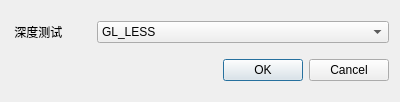
<?xml version="1.0" encoding="UTF-8"?>
<ui version="4.0">
 <class>DepthTestDialog</class>
 <widget class="QDialog" name="DepthTestDialog">
  <property name="geometry">
   <rect>
    <x>0</x>
    <y>0</y>
    <width>400</width>
    <height>102</height>
   </rect>
  </property>
  <property name="windowTitle">
   <string>Dialog</string>
  </property>
  <layout class="QVBoxLayout" name="verticalLayout">
   <item>
    <layout class="QHBoxLayout" name="horizontalLayout">
     <item>
      <widget class="QLabel" name="label">
       <property name="maximumSize">
        <size>
         <width>80</width>
         <height>16777215</height>
        </size>
       </property>
       <property name="text">
        <string> 深度测试</string>
       </property>
      </widget>
     </item>
     <item>
      <widget class="QComboBox" name="comboBox">
       <item>
        <property name="text">
         <string>GL_LESS</string>
        </property>
       </item>
       <item>
        <property name="text">
         <string>GL_ALWAYS</string>
        </property>
       </item>
       <item>
        <property name="text">
         <string>GL_GREATER</string>
        </property>
       </item>
       <item>
        <property name="text">
         <string>GL_EQUAL</string>
        </property>
       </item>
      </widget>
     </item>
    </layout>
   </item>
   <item>
    <widget class="QDialogButtonBox" name="buttonBox">
     <property name="orientation">
      <enum>Qt::Horizontal</enum>
     </property>
     <property name="standardButtons">
      <set>QDialogButtonBox::Cancel|QDialogButtonBox::Ok</set>
     </property>
    </widget>
   </item>
  </layout>
 </widget>
 <resources/>
 <connections>
  <connection>
   <sender>buttonBox</sender>
   <signal>accepted()</signal>
   <receiver>DepthTestDialog</receiver>
   <slot>accept()</slot>
   <hints>
    <hint type="sourcelabel">
     <x>260</x>
     <y>97</y>
    </hint>
    <hint type="destinationlabel">
     <x>157</x>
     <y>274</y>
    </hint>
   </hints>
  </connection>
  <connection>
   <sender>buttonBox</sender>
   <signal>rejected()</signal>
   <receiver>DepthTestDialog</receiver>
   <slot>reject()</slot>
   <hints>
    <hint type="sourcelabel">
     <x>328</x>
     <y>97</y>
    </hint>
    <hint type="destinationlabel">
     <x>286</x>
     <y>274</y>
    </hint>
   </hints>
  </connection>
 </connections>
 <slots>
  <slot>slotEnvSettingChang(int)</slot>
 </slots>
</ui>
